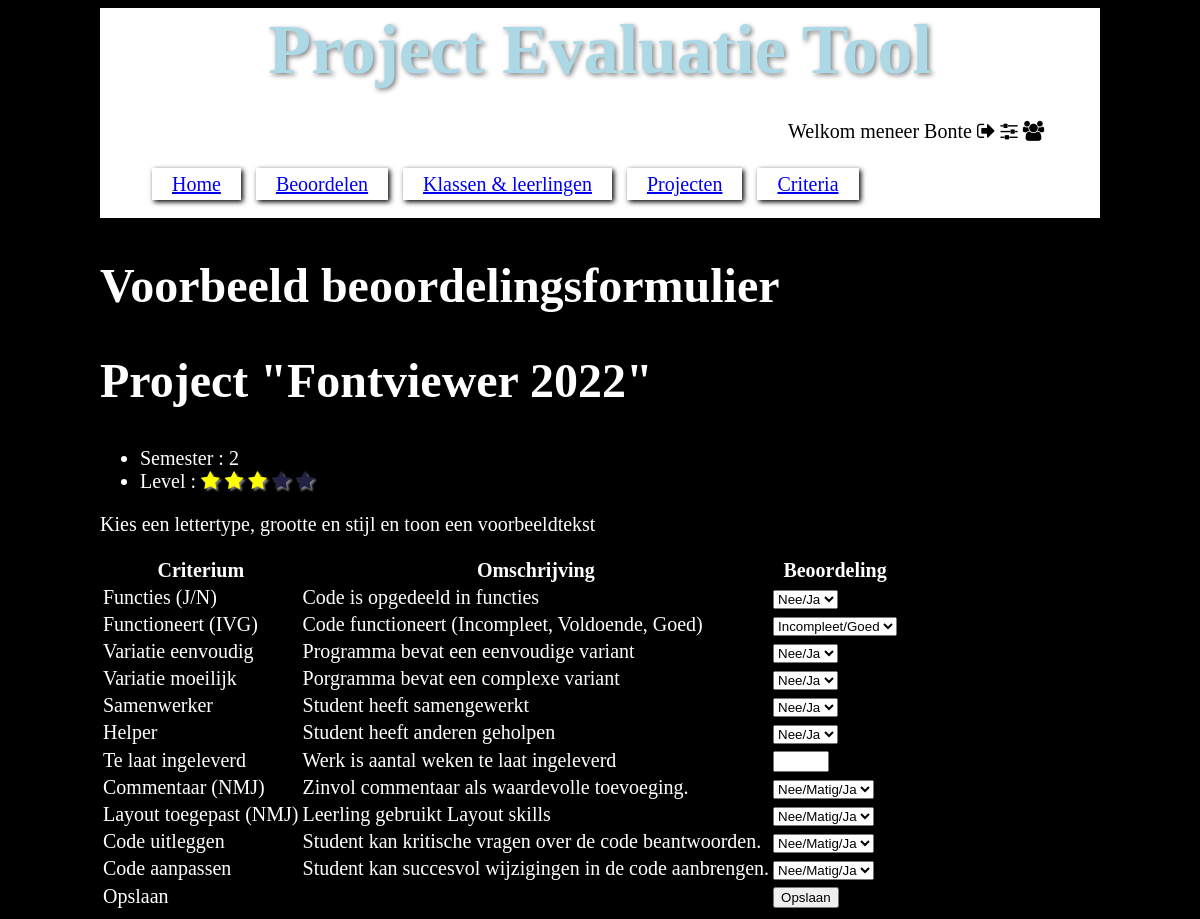
/beoordelen.php?id=14&example (signed in), run on the app's committed database.
### tables this page shows
CREATE TABLE `project` (
  `id` int(11) NOT NULL AUTO_INCREMENT,
  `naam` varchar(45) NOT NULL,
  `semester` tinyint(1) NOT NULL,
  `sterren` tinyint(1) NOT NULL,
  `omschrijving` varchar(200) NOT NULL,
  `actief` tinyint(1) NOT NULL DEFAULT '1' COMMENT 'Kan dit project al dan niet toegewezen worden aan studenten?\nIs het lesmateriaal compleet. Zijn de opdrachten duidelijk. Is het nivo van het project in lijn met de capaciteiten van de klas?',
  `blauwdruk` tinyint(1) NOT NULL DEFAULT '0' COMMENT 'Kan dit project gebruikt worden als blauwdruk voor vergelijkbare projecten.\nDit project zal waarschijnlijk dan niet actief zijn, en kan niet gebruikt worden voor beoordelingen.\nVan alle projecten kan natuurlijk een kopie gemaakt worden als basis voor een nieuw project.',
  PRIMARY KEY (`id`)
);

### common/evaluate.php (the view, shortened to what this page needs)
<?php
require_once "common/form_gen.php";
require_once "common/projects.php";
?>
<?php
function print_project_evaluation_form($project_id, $student_number = null)
{
	global $database;
	$query = "SELECT * FROM project WHERE id = :id";
	$data = [
		"id" => $project_id
	];
	try {
		$stmt = $database->prepare($query);
		if ($stmt->execute($data))
		{
			$row = $stmt->fetch(PDO::FETCH_ASSOC);
?>
			<h2>Project &quot;<?=$row["naam"]?>&quot;</h2>
			<ul>
				<li>Semester : <?=$row["semester"]?></li>
				<li>Level :
				</li>
			</ul>
			<p>
				<?=$row["omschrijving"]?>
			</p>
<?php
			print_project_evaluation_criteria($project_id, $student_number);
		}
		else
		{
			debug_warning("Database refused to read project information.");
		}
	} catch (Exception $ex) {
		debug_error("ERROR: Failed to load project : ", $ex);
	}
}
function print_project_evaluation_criteria($project_id, $student_number)
{
	global $database;
	$query = "SELECT criteriumid, gewicht, ROUND(m.max*gewicht,2) as max, c.naam as crit_naam, c.omschrijving as crit_omschrijving, pc.autocalc, methodeid, m.naam as methode_naam, m.min as methode_min, m.max as methode_max, m.omschrijving as methode_omschrijving ".
			 "FROM `project_criterium` pc, criterium c, beoordeling_methode m ".
			 "WHERE pc.criteriumid = c.id AND c.methodeid = m.id AND groepid = :id";
	$data = [
		"id" => $project_id
	];
	try {
		$stmt = $database->prepare($query);
		if ($stmt->execute($data))
		{
?>
			<form>
			<table>
			<tr>
				<th>Criterium</th>
				<th>Omschrijving</th>
				<th>Beoordeling</th>
			</tr>
<?php
			foreach ($stmt as $record) 	{
?>
			<tr>
				<td><?=$record["crit_naam"]?></td>
				<td><?=$record["crit_omschrijving"]?></td>
				<td><?php debug_log($record["methode_naam"]); print_evaluate_method($record["criteriumid"], $record["methodeid"], $record["methode_min"], $record["methode_max"]) ?></td>
			</tr>
<?php
			}
?>
			<tr><td>Opslaan</td><td></td><td><?php print_submit_button("evaluate_project", "Opslaan"); ?></td></tr>
			</table>
			</form>
<?php
		}
		else
		{
			debug_warning("Database refused to read criteria.");
		}
	}
	catch (Exception $ex)
	{
		debug_error("ERROR: Failed to load criteria : ", $ex);
	}
}
function print_evaluate_method($crit_id, $method_id, $min, $max)
{
	if ($method_id==1 || ($min==0 && $max==1)) {
		print_evaluate_yes_no($crit_id);
	}
	else if ($method_id==5 || ($min==0 && $max==2))
	{
		print_evaluate_NMJ($crit_id);
	}
	else if ($method_id==2 || ($min==0 && $max==3))
	{
		print_evaluate_IVG($crit_id);
	}
	else if ($method_id==6 || ($min==1 && $max==1))
	{
		print_evaluate_bias($crit_id, 1);
	}
	else if ($min==0 && $max==0)
	{
		print_evaluate_bias($crit_id, 0);
	}
	else
	{
		print_number_input("criterium[$crit_id]", $min, $max);
	}
}
function print_evaluate_yes_no($crit_id)
{
?>
	<select name="criterium[<?=$crit_id?>]">
		<option value="-1" selected disabled>Nee/Ja</option>
	</select>
<?php
}
function print_evaluate_NMJ($crit_id)
{
?>
	<select name="criterium[<?=$crit_id?>]">
		<option value="-1" selected disabled>Nee/Matig/Ja</option>
	</select>
<?php
}
function print_evaluate_IVG($crit_id)
{
?>
	<select name="criterium[<?=$crit_id?>]">
		<option value="-1" selected disabled>Incompleet/Goed</option>
	</select>
<?php
}
?>

### styles/style.css (style rules this page uses)
html { font-size: 15pt; background-color: black; color: white; }
body { width: 1000px; margin-left: auto; margin-right: auto; }
h1 { font-size: 300%; }
h2 { font-size: 240%; }
div#navbar { background-color: white; padding: 2px; }
div#navbar h1 { font-size: 350%; color: lightblue; text-shadow: 2px 2px 5px gray; text-align: center; margin: 0px; }
div#navbar p { width: 300px; padding: 10px; color: black; margin-left: auto; }
div#navbar ul li { display: inline; width: 300px; padding: 5px; padding-left:20px; padding-right:20px; box-shadow: 2px 2px 5px black; margin-left: 10px; }
.fa { color: black; }

### data on the page
project: naam "Fontviewer 2022", semester "2", omschrijving "Kies een lettertype, grootte en stijl en toon een voorbeeldtekst"

### other printed values
$record["crit_naam"] "Functies (J/N)"
$record["crit_omschrijving"] "Code is opgedeeld in functies"
$record["crit_naam"] "Functioneert (IVG)"
$record["crit_omschrijving"] "Code functioneert (Incompleet, Voldoende, Goed)"
$record["crit_naam"] "Variatie eenvoudig"
$record["crit_omschrijving"] "Programma bevat een eenvoudige variant"
$record["crit_naam"] "Variatie moeilijk"
$record["crit_omschrijving"] "Porgramma bevat een complexe variant"
$record["crit_naam"] "Samenwerker"
$record["crit_omschrijving"] "Student heeft samengewerkt"
$record["crit_naam"] "Helper"
$record["crit_omschrijving"] "Student heeft anderen geholpen"
$record["crit_naam"] "Te laat ingeleverd"
$record["crit_omschrijving"] "Werk is aantal weken te laat ingeleverd"
$record["crit_naam"] "Commentaar (NMJ)"
